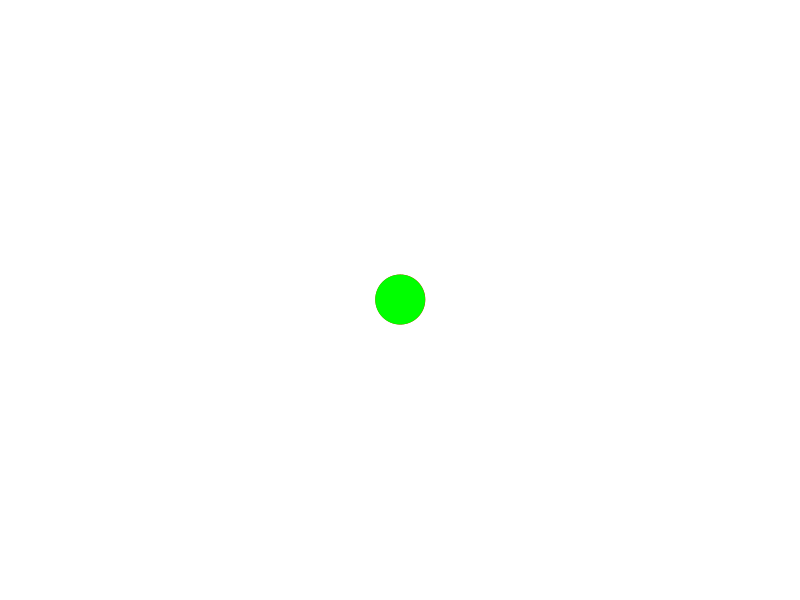
Frame 1 (no input)
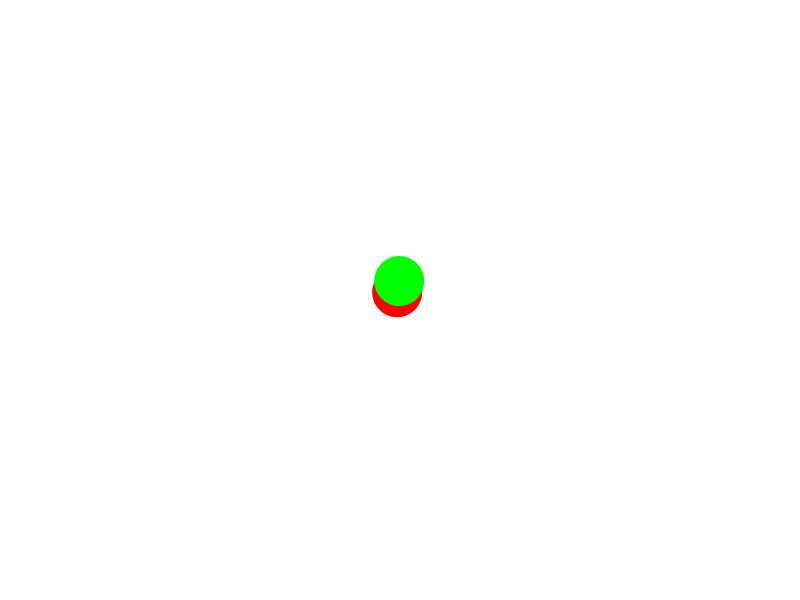
Frame 60 (the mouse pressed at the canvas centre just before this capture)
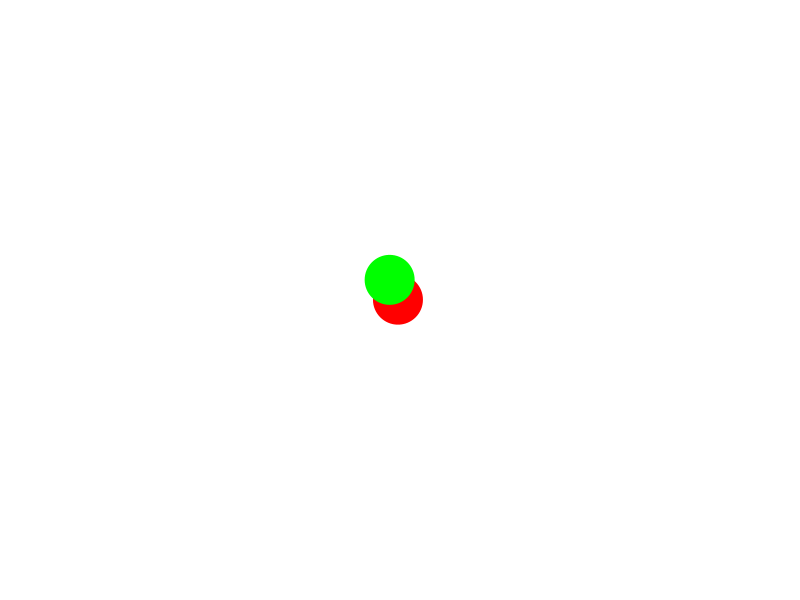
Frame 120 (the mouse held since frame 60 and released just before this capture)

The Processing sketch that drew these frames (run headless with seeded random() and noise(); from frame 60 on, the mouse is pressed at the canvas centre):

// Processing sketch: sketch_06
// ── sketch_06.pde
// Code + Math - Spring 2014
// Example 6 - Noise vs. Random (Position)

// Create position variables for two circles.
float posX1;
float posY1;

float posX2;
float posY2;

void setup() {
  size(800, 600);
  noStroke();
  
  // Initialize position values to start in the middle of the screen.
  posX1 = width/2;
  posY1 = height/2;
  
  posX2 = width/2;
  posY2 = height/2;
}

void draw() {
  background(255);

  // For the first circle, we'll just add a random value from -1 to 1
  posX1 += random(-1,1);
  posY1 += random(-1,1);
  
  fill(255, 0, 0);
  ellipse(posX1, posY1, 50, 50);

  /*
  For the second circle, we change its position based on noise.
  First, we get two noise values: one for the x position, and
  one for the y. Notice that I added + 1000 in noiseY. This is because
  if we used the same noise value ( given by millis() ), the x and y
  positions would change with exactly the same values. Adding 1000
  gives noise an offset that simluates more natural and
  unpredictable movement
  */
  
  float noiseX = noise( millis() * 0.0003 );
  float noiseY = noise( millis() * 0.0003 + 1000 );

  /*
  Next, we change the values from their original 0 - 1 to a range
  that goes from -1 to 1. This is done just because we want the
  circle to move everywhere, not just in the positive direction.
  */ 
  posX2 += map(noiseX, 0, 1, -1, 1);
  posY2 += map(noiseY, 0, 1, -1, 1);

  fill(0, 255, 0);
  ellipse(posX2, posY2, 50, 50);
}
